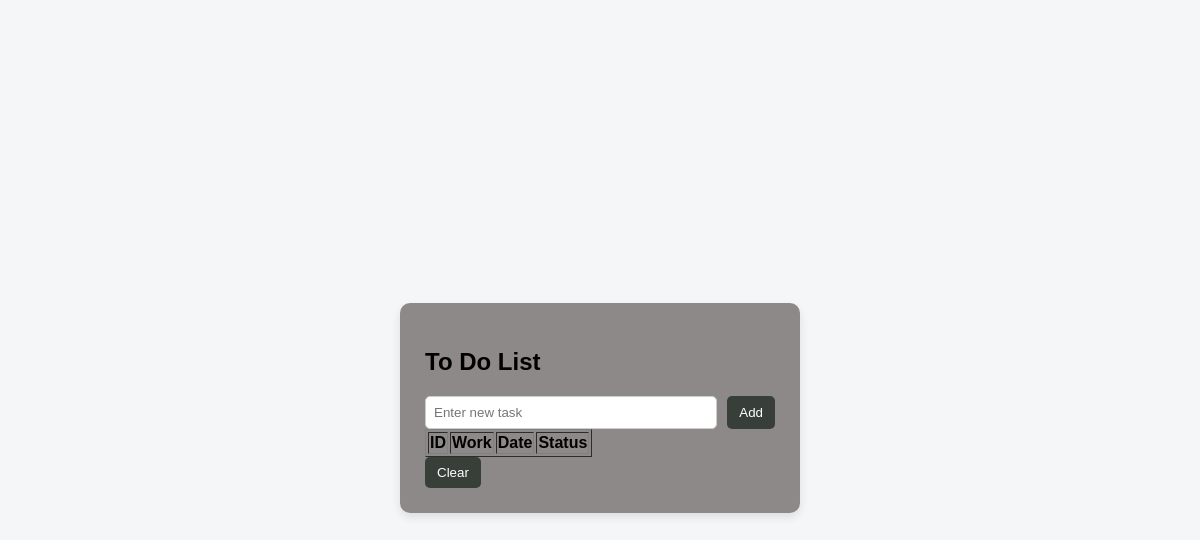
Before: / with the older database file.
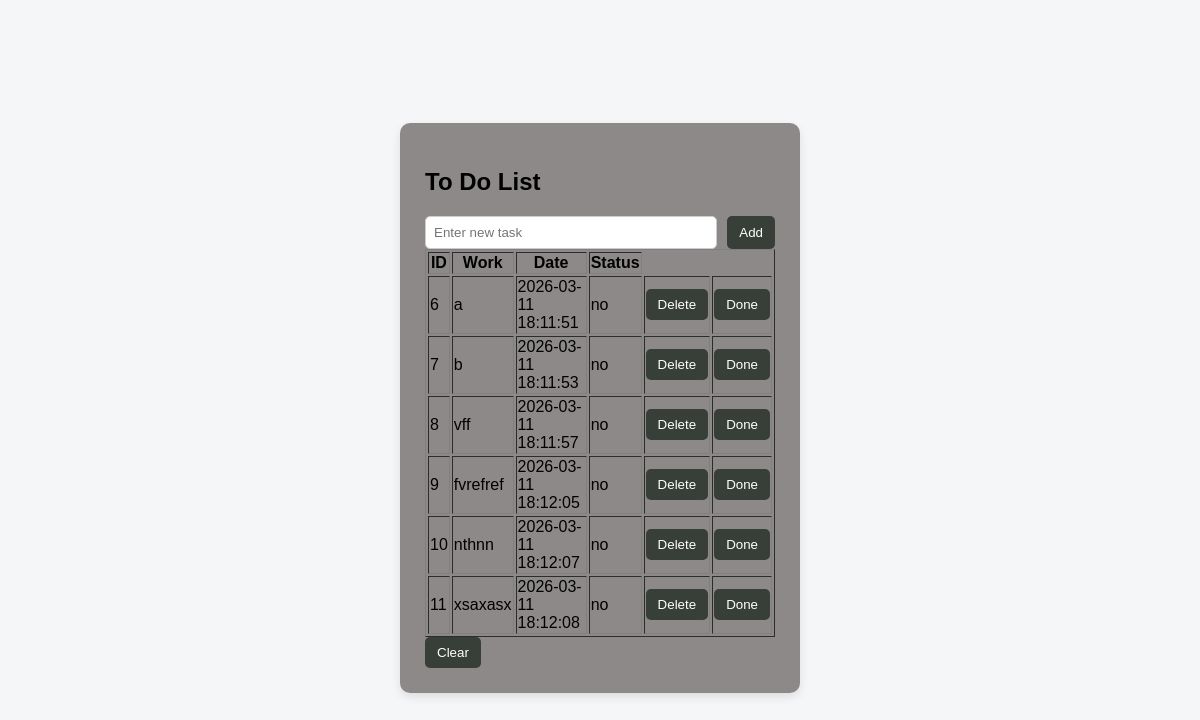
After: the same page with the newer database file.
### tables this page shows
CREATE TABLE tdl_table (
    num INTEGER PRIMARY KEY AUTOINCREMENT,
    work TEXT,
    date TIMESTAMP DEFAULT CURRENT_TIMESTAMP,
    status TEXT
);

### app.py (the view)
@app.route("/", methods=["GET"])
def home():
    tasks = db.display_activity()
    return render_template("index.html", tasks=tasks)

### better_sorce.py (called while the page is built)
def display_activity():
    query = "SELECT * FROM tdl_table"
    cursor.execute(query)
    return cursor.fetchall()

### templates/index.html (shortened to what this page needs)
<!DOCTYPE html>
<html>
    <head>
        <link rel="stylesheet" href="{{ url_for('static', filename='style.css') }}">
    </head>
    <body>
        <div class="container">
        <h2>To Do List</h2>
        <form action="/add" method="POST">
            <input type="text" name="task" placeholder="Enter new task">
            <button type="submit">Add</button>
        </form>
        <table border="1" >
            <tr>
                <th>ID</th>
                <th>Work</th>
                <th>Date</th>
                <th>Status</th>
            </tr>
            {% for task in tasks %}
                <tr>
                    <td>{{task[0]}}</td>
                    <td>{{task[1]}}</td>
                    <td>{{task[2]}}</td>
                    <td>{{task[3]}}</td>
                    <td>
                        <form action="/delete/{{task[0]}}" method="POST">
                            <button type="submit">Delete</button>
                        </form>
                    </td>
                    <td>
                        <form action="/done/{{task[0]}}" method="POST">
                            <button type="submit">Done</button>
                        </form>
                    </td>
                </tr>
            {% endfor %}
        </table>
        <form action="/clear" method="POST" onsubmit="return confirm('Clear entire table?');">
            <button type="submit">Clear</button>
        </form>
        </div>
    </body>
</html>

### static/style.css (style rules this page uses)
body { font-family: Arial, sans-serif; background: #f4f6f8; display: flex; justify-content: center; align-items: center; height: 100vh; }
.container { background: rgb(141, 137, 137); padding: 25px; border-radius: 10px; width: 350px; box-shadow: 0 4px 10px rgba(0,0,0,0.1); }
form { display: flex; gap: 10px; }
input { flex: 1; padding: 8px; border-radius: 5px; border: 1px solid #ccc; }
button { padding: 8px 12px; background: #383f38; border: none; color: white; cursor: pointer; border-radius: 5px; }

Changed rows visible on the page:
added tdl_table: num "6", work "a", date "2026-03-11 18:11:51", status "no"
added tdl_table: num "7", work "b", date "2026-03-11 18:11:53", status "no"
added tdl_table: num "8", work "vff", date "2026-03-11 18:11:57", status "no"
added tdl_table: num "9", work "fvrefref", date "2026-03-11 18:12:05", status "no"
added tdl_table: num "10", work "nthnn", date "2026-03-11 18:12:07", status "no"
added tdl_table: num "11", work "xsaxasx", date "2026-03-11 18:12:08", status "no"
